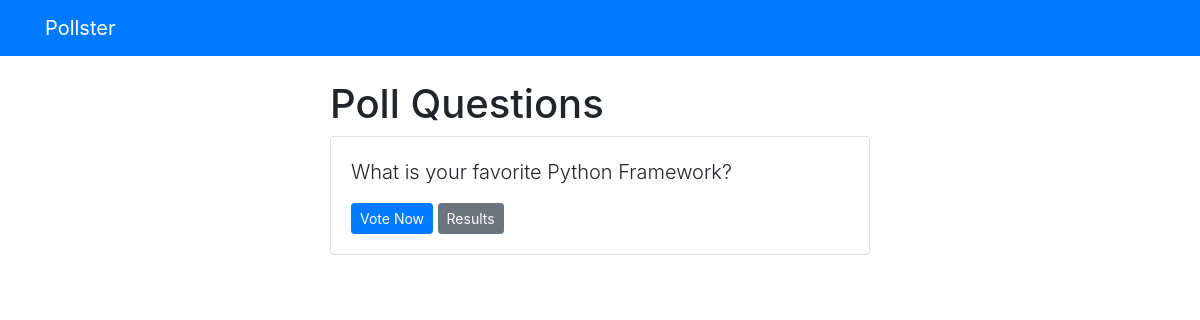
/polls/, run on an earlier commit of the app's database.
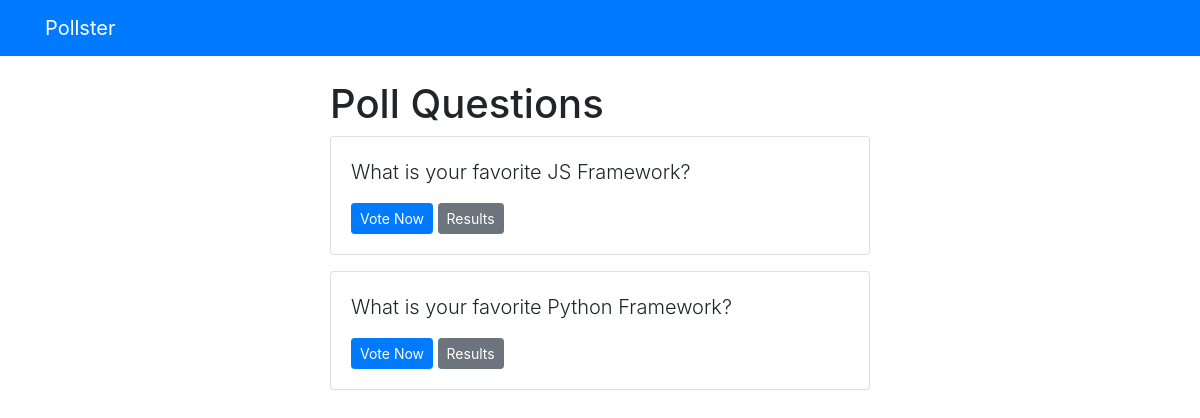
And on a later commit of the database.
### polls/models.py (models this page shows, shortened)
class Question(models.Model):
    question_text = models.CharField(max_length=200)
    pub_date = models.DateTimeField('date published')

### polls/views.py (the view)
# urls.py: path('', views.index, name='index'),
def index(request):
    latest_question_list = Question.objects.order_by('-pub_date')[:5]
    context = {'latest_question_list': latest_question_list}
    return render(request, 'polls/index.html', context)

### templates/polls/index.html
{% extends 'base.html' %}
{% block content %}
    <h1 class="text-center-mb-3">Poll Questions</h1>
    {% if latest_question_list %}
        {% for question in latest_question_list %}
            <div class="card mb-3">
                <div class="card-body">
                    <p class="lead">{{ question.question_text }}</p>
                    <a href="{% url 'polls:detail' question.id %}" class="btn btn-primary btn-sm">Vote Now</a>
                    <a href="{% url 'polls:results' question.id %}" class="btn btn-secondary btn-sm">Results</a>
                </div>
            </div>
        {% endfor %}
    {% else %}
        <p>No Polls Available</p>
    {% endif%}
{% endblock %}

### templates/base.html (shortened to what this page needs)
<!DOCTYPE html>
<html lang="en">
    <head>
        <link rel="stylesheet" href="https://stackpath.bootstrapcdn.com/bootstrap/4.5.0/css/bootstrap.min.css">
    </head>
    <body>
        {% include 'partials/_navbar.html' %}
        <div class="container">
            <div class="row">
                <div class="col-md-6 m-auto">
                    {% block content %}{% endblock %}
                </div>
            </div>
        </div>
    </body>
</html>

### templates/partials/_navbar.html
<nav class="navbar navbar-dark bg-primary mb-4">
	<div class="container">
		<a class="navbar-brand" href="/">Pollster</a>
	</div>
</nav>

What changed in the data, as far as the page shows it:
added Question: question_text "What is your favorite JS Framework?"
